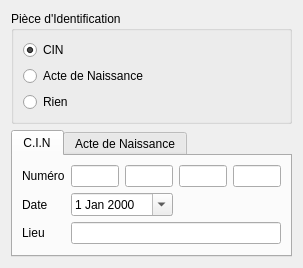
<?xml version="1.0" encoding="UTF-8"?>
<ui version="4.0">
 <class>Form</class>
 <widget class="QWidget" name="Form">
  <property name="geometry">
   <rect>
    <x>0</x>
    <y>0</y>
    <width>303</width>
    <height>237</height>
   </rect>
  </property>
  <property name="windowTitle">
   <string>Form</string>
  </property>
  <layout class="QVBoxLayout" name="verticalLayout_2">
   <item>
    <widget class="QGroupBox" name="groupBox">
     <property name="title">
      <string>Pièce d'Identification</string>
     </property>
     <layout class="QVBoxLayout" name="verticalLayout">
      <item>
       <widget class="QRadioButton" name="radioButtonCIN">
        <property name="text">
         <string>CIN</string>
        </property>
        <property name="checked">
         <bool>true</bool>
        </property>
       </widget>
      </item>
      <item>
       <widget class="QRadioButton" name="radioButtonActe">
        <property name="text">
         <string>Acte de Naissance</string>
        </property>
       </widget>
      </item>
      <item>
       <widget class="QRadioButton" name="radioButtonRien">
        <property name="text">
         <string>Rien</string>
        </property>
        <property name="checked">
         <bool>false</bool>
        </property>
       </widget>
      </item>
     </layout>
    </widget>
   </item>
   <item>
    <widget class="QTabWidget" name="tabWidget">
     <property name="enabled">
      <bool>true</bool>
     </property>
     <property name="currentIndex">
      <number>0</number>
     </property>
     <widget class="QWidget" name="tab">
      <attribute name="title">
       <string>C.I.N</string>
      </attribute>
      <layout class="QGridLayout" name="gridLayout">
       <item row="2" column="0">
        <widget class="QLabel" name="label_3">
         <property name="text">
          <string>Lieu</string>
         </property>
        </widget>
       </item>
       <item row="1" column="0" colspan="2">
        <widget class="QLabel" name="label_2">
         <property name="text">
          <string>Date</string>
         </property>
        </widget>
       </item>
       <item row="0" column="5">
        <widget class="QLineEdit" name="lineEdit_4">
         <property name="enabled">
          <bool>true</bool>
         </property>
         <property name="maxLength">
          <number>3</number>
         </property>
        </widget>
       </item>
       <item row="0" column="4">
        <widget class="QLineEdit" name="lineEdit_3">
         <property name="enabled">
          <bool>true</bool>
         </property>
         <property name="maxLength">
          <number>3</number>
         </property>
        </widget>
       </item>
       <item row="0" column="3">
        <widget class="QLineEdit" name="lineEdit_2">
         <property name="enabled">
          <bool>true</bool>
         </property>
         <property name="maxLength">
          <number>3</number>
         </property>
        </widget>
       </item>
       <item row="0" column="0" colspan="2">
        <widget class="QLabel" name="label">
         <property name="text">
          <string>Numéro</string>
         </property>
        </widget>
       </item>
       <item row="2" column="2" colspan="4">
        <widget class="QLineEdit" name="lineEditLieuCIN">
         <property name="enabled">
          <bool>true</bool>
         </property>
        </widget>
       </item>
       <item row="0" column="2">
        <widget class="QLineEdit" name="lineEdit">
         <property name="enabled">
          <bool>true</bool>
         </property>
         <property name="maxLength">
          <number>3</number>
         </property>
        </widget>
       </item>
       <item row="1" column="2" colspan="2">
        <widget class="QDateEdit" name="dateEditCIN">
         <property name="enabled">
          <bool>true</bool>
         </property>
         <property name="calendarPopup">
          <bool>true</bool>
         </property>
        </widget>
       </item>
      </layout>
     </widget>
     <widget class="QWidget" name="tab_2">
      <attribute name="title">
       <string>Acte de Naissance</string>
      </attribute>
      <layout class="QFormLayout" name="formLayout">
       <item row="0" column="0">
        <widget class="QLabel" name="label_4">
         <property name="text">
          <string>Numéro</string>
         </property>
        </widget>
       </item>
       <item row="0" column="1">
        <widget class="QLineEdit" name="lineEditNumeroActe">
         <property name="enabled">
          <bool>true</bool>
         </property>
        </widget>
       </item>
       <item row="1" column="0">
        <widget class="QLabel" name="label_5">
         <property name="text">
          <string>Date</string>
         </property>
        </widget>
       </item>
       <item row="1" column="1">
        <widget class="QDateEdit" name="dateEditActe">
         <property name="enabled">
          <bool>true</bool>
         </property>
         <property name="calendarPopup">
          <bool>true</bool>
         </property>
        </widget>
       </item>
       <item row="2" column="0">
        <widget class="QLabel" name="label_6">
         <property name="text">
          <string>Lieu</string>
         </property>
        </widget>
       </item>
       <item row="2" column="1">
        <widget class="QLineEdit" name="lineEditLieuActe">
         <property name="enabled">
          <bool>true</bool>
         </property>
        </widget>
       </item>
      </layout>
     </widget>
    </widget>
   </item>
  </layout>
 </widget>
 <tabstops>
  <tabstop>radioButtonCIN</tabstop>
  <tabstop>radioButtonActe</tabstop>
  <tabstop>radioButtonRien</tabstop>
  <tabstop>lineEdit</tabstop>
  <tabstop>lineEdit_2</tabstop>
  <tabstop>lineEdit_3</tabstop>
  <tabstop>lineEdit_4</tabstop>
  <tabstop>dateEditCIN</tabstop>
  <tabstop>lineEditLieuCIN</tabstop>
  <tabstop>tabWidget</tabstop>
  <tabstop>lineEditNumeroActe</tabstop>
  <tabstop>dateEditActe</tabstop>
  <tabstop>lineEditLieuActe</tabstop>
 </tabstops>
 <resources/>
 <connections/>
</ui>
